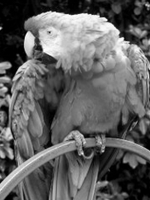
#> input picture New/ippr/input_image.png, 150 x 200 px
$ python negative01.py
#> lines starting #> are read from the running program, lines starting #| are printed output that depends on the picture
import cv2

# Load the image in grayscale
image = cv2.imread('input_image.png', cv2.IMREAD_GRAYSCALE)
#> image is the input picture: shape (200, 150); min 0, max 255, mean 97

# Calculate the negative of the image
negative_image = 255 - image
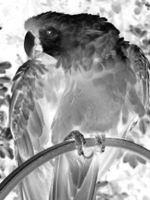
#> negative_image: shape (200, 150); min 0, max 255, mean 158

# Save or display the negative image
cv2.imwrite('negative_image.jpg', negative_image)
cv2.imshow('Negative Image', negative_image)
cv2.waitKey(0)
cv2.destroyAllWindows()

$ run again, with New/ippr/color24.jpg saved as New/ippr/input_image.png
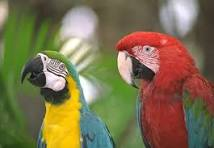
#> input picture New/ippr/color24.jpg, 214 x 148 px
#> `image = cv2.imread('input_image.png', cv2.IMREAD_GRAYSCALE)`:
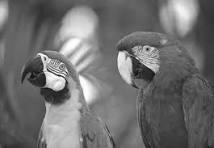
#> image: shape (148, 214); min 5, max 253, mean 111.1
#> `negative_image = 255 - image`:
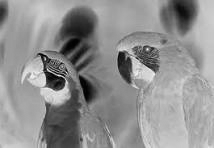
#> negative_image: shape (148, 214); min 2, max 250, mean 143.9
